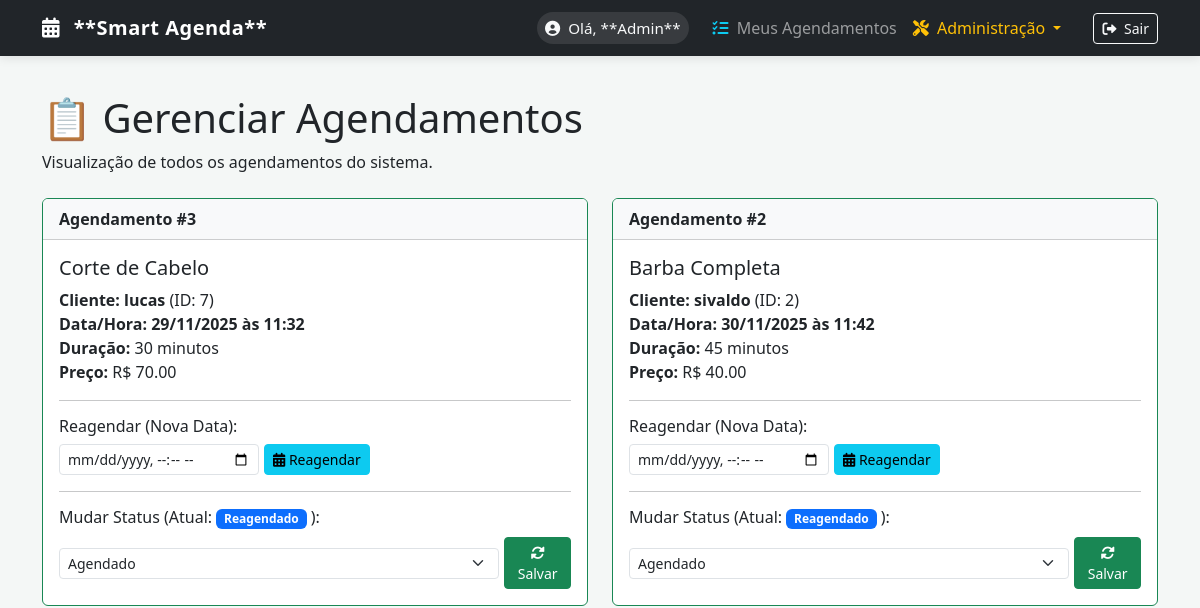
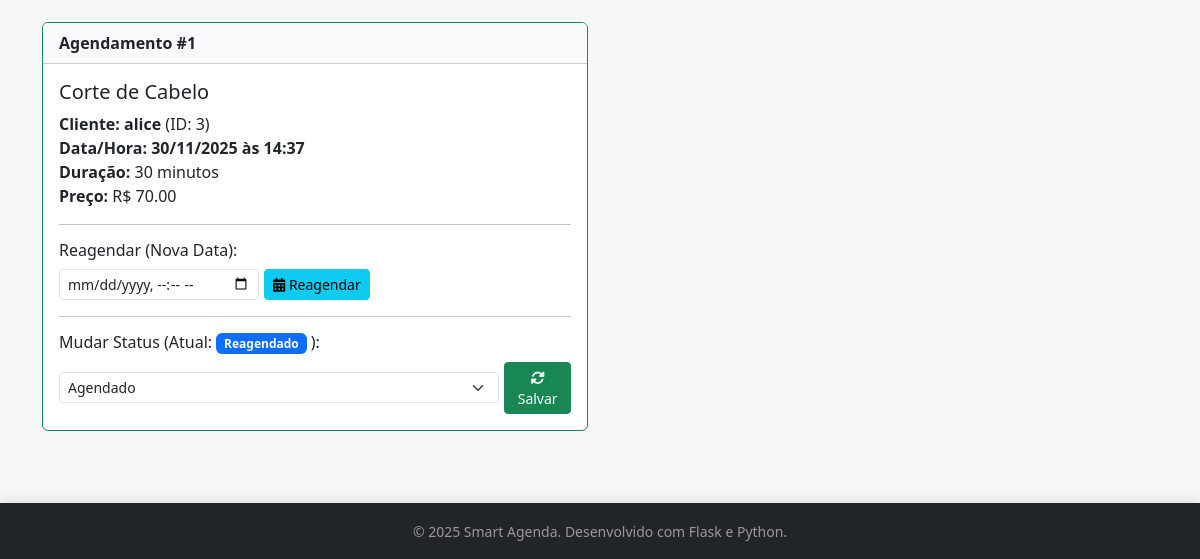
The page /services/manage_appointments (signed in) on the database as committed earlier (2 pictures, top to bottom).
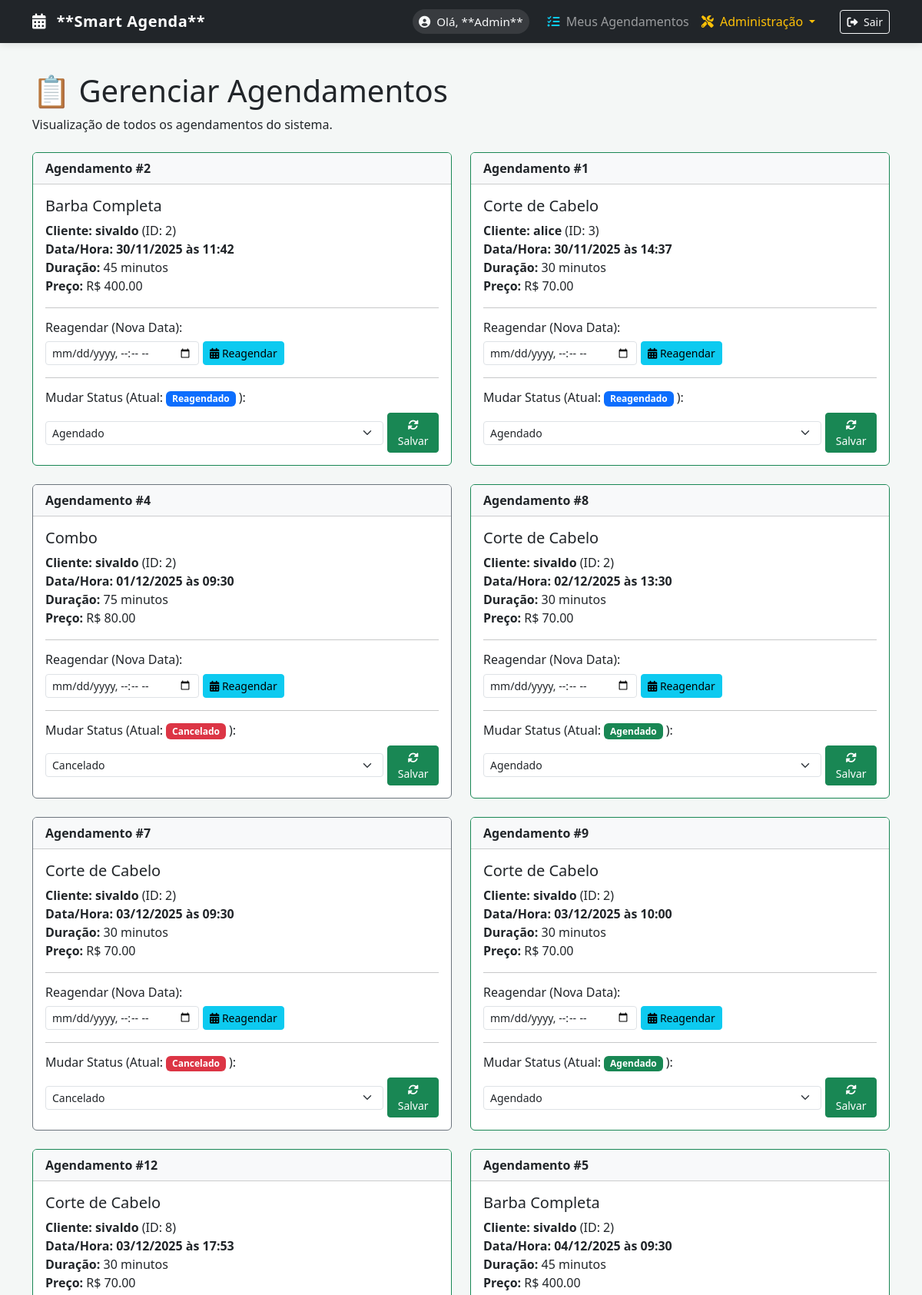
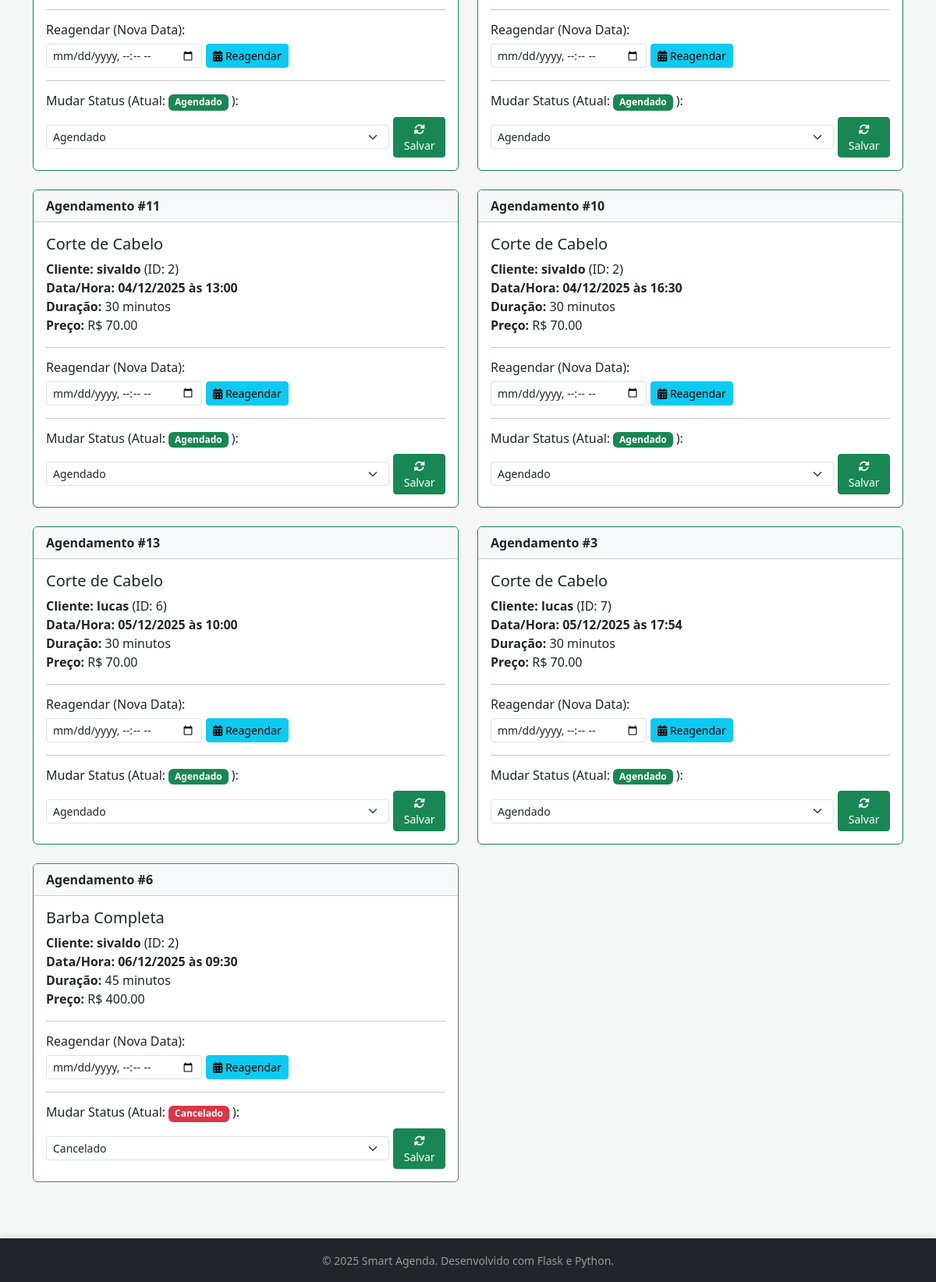
The same page on the database as committed later (2 pictures, top to bottom).
### app/models.py (models this page shows, shortened)
class User(UserMixin, db.Model):
    id = db.Column(db.Integer, primary_key=True)
    nome = db.Column(db.String(100), nullable=False)
    email = db.Column(db.String(120), unique=True, nullable=False)
    senha_hash = db.Column(db.String(256), nullable=False)
    is_admin = db.Column(db.Boolean, default=False)

class Appointment(db.Model):
    id = db.Column(db.Integer, primary_key=True)
    data_horario = db.Column(db.DateTime, index=True, nullable=False)
    status = db.Column(db.String(50), default='Agendado')
    user_id = db.Column(db.Integer, db.ForeignKey('user.id'), nullable=False)
    service_id = db.Column(db.Integer, db.ForeignKey('service.id'), nullable=False)
    user = db.relationship('User', backref='agendamentos', foreign_keys=[user_id])
    servico = db.relationship('Service', backref='agendamentos_do_servico', foreign_keys=[service_id])

class Service(db.Model):
    id = db.Column(db.Integer, primary_key=True)
    nome = db.Column(db.String(100), nullable=False)
    descricao = db.Column(db.String(255))
    preco = db.Column(db.Float, nullable=False)
    duracao_minutos = db.Column(db.Integer, nullable=False)

### app/services/routes.py (the view)
@bp.route('/manage_appointments')
@login_required
@admin_required
def manage_appointments():
    all_appointments = Appointment.query.order_by(Appointment.data_horario.asc()).all()
    return render_template('services/manage_appointments.html',
                           title='Gerenciar Agendamentos',
                           appointments=all_appointments,
                           now=datetime.now)

### app/templates/services/manage_appointments.html (shortened to what this page needs)
{% extends "base.html" %}
{% block content %}
<h1 class="mt-4">📋 Gerenciar Agendamentos</h1>
<p class="mb-4">Visualização de todos os agendamentos do sistema.</p>
{% if appointments %}
<div class="row">
    {% for appointment in appointments %}
    {% set current_status = appointment.status %}
    <div class="col-md-6 mb-4">
        <div class="card
            {% if current_status == 'Cancelado' %}border-secondary
            {% elif current_status == 'Concluído' %}border-primary
            {% elif appointment.data_horario < now() and current_status == 'Agendado' %}border-danger
            {% else %}border-success
            {% endif %}">
            <div class="card-header bg-light">
                <strong>Agendamento #{{ appointment.id }}</strong>
            </div>
            <div class="card-body">
                <h5 class="card-title">{{ appointment.servico.nome }}</h5>
                <p class="card-text">
                    <strong>Cliente:</strong> <strong>{{ appointment.user.nome }}</strong> (ID: {{ appointment.user.id }})<br>
                    <strong>Data/Hora:</strong> <strong>{{ appointment.data_horario.strftime('%d/%m/%Y às %H:%M') }}</strong><br>
                    <strong>Duração:</strong> {{ appointment.servico.duracao_minutos }} minutos<br>
                    <strong>Preço:</strong> R$ {{ "%.2f"|format(appointment.servico.preco) }}
                </p>
                <hr>
                <h6 class="mt-3">Reagendar (Nova Data):</h6>
                <form method="POST" action="{{ url_for('services.reschedule_appointment', appointment_id=appointment.id) }}"
                    style="display: flex; align-items: center; gap: 5px; margin-bottom: 15px;"
                    onsubmit="return confirm('Confirmar reagendamento de {{ appointment.servico.nome }} para a nova data?');">
                    <input type="datetime-local"
                           name="new_datetime"
                           class="form-control form-control-sm"
                           required
                           style="max-width: 200px;">
                    <button type="submit" class="btn btn-sm btn-info" title="Reagendar">
                        <i class="fas fa-calendar-alt"></i> Reagendar
                    </button>
                </form>
                <hr>
                <h6 class="mt-3">Mudar Status (Atual:
                    <span class="badge
                        {% if current_status == 'Cancelado' %}bg-danger
                        {% elif current_status == 'Concluído' or current_status == 'Reagendado' %}bg-primary
                        {% else %}bg-success{% endif %}">
                        {{ current_status }}
                    </span>
                    ):
                </h6>
                <form method="POST" action="{{ url_for('services.update_appointment_status', appointment_id=appointment.id) }}"
                    style="display: flex; align-items: center; gap: 5px;">
                    <select name="status" class="form-select form-select-sm" style="min-width: 130px;">
                        <option value="Agendado" {% if current_status == 'Agendado' %}selected{% endif %}>Agendado</option>
                        <option value="Cancelado" {% if current_status == 'Cancelado' %}selected{% endif %}>Cancelado</option>
                        </select>
                    <button type="submit" class="btn btn-sm btn-success" title="Salvar Status">
                        <i class="fas fa-sync-alt"></i> Salvar
                    </button>
                </form>
            </div>
        </div>
    </div>
    {% endfor %}
</div>
{% else %}
<div class="alert alert-info">
    Ainda não há agendamentos registrados no sistema.
</div>
{% endif %}
{% endblock %}

### app/templates/base.html (shortened to what this page needs)
<!DOCTYPE html>
<html lang="pt-br">
<head>
    <link href="https://cdn.jsdelivr.net/npm/bootstrap@5.3.3/dist/css/bootstrap.min.css" rel="stylesheet">
    <link rel="stylesheet" href="https://cdnjs.cloudflare.com/ajax/libs/font-awesome/6.0.0-beta3/css/all.min.css">
</head>
<body>
    <nav class="navbar navbar-expand-lg navbar-dark bg-dark fixed-top navbar-shadow">
        <div class="container">
            <a class="navbar-brand" href="{{ url_for('index') }}">
                <i class="fas fa-calendar-alt me-2"></i> **Smart Agenda**
            </a>
            <div class="collapse navbar-collapse" id="navbarNav">
                <ul class="navbar-nav ms-auto align-items-lg-center">
                    {% if current_user.is_authenticated %}
                        <li class="nav-item me-3">
                            <span class="nav-link user-welcome">
                                <i class="fas fa-user-circle me-1"></i> Olá, **{{ current_user.nome }}**
                            </span>
                        </li>
                        <li class="nav-item">
                            <a class="nav-link" href="{{ url_for('services.my_appointments') }}">
                                <i class="fas fa-list-check me-1 text-info"></i> Meus Agendamentos
                            </a>
                        </li>
                        {% if current_user.is_admin %}
                        <li class="nav-item dropdown me-2">
                            <a class="nav-link dropdown-toggle text-warning" href="#" id="adminDropdown" role="button" data-bs-toggle="dropdown" aria-expanded="false">
                                <i class="fas fa-screwdriver-wrench me-1"></i> Administração
                            </a>
                        </li>
                        {% endif %}
                        <li class="nav-item">
                            <a class="btn btn-outline-light btn-sm ms-lg-3" href="{{ url_for('auth.logout') }}">
                                <i class="fas fa-sign-out-alt me-1"></i> Sair
                            </a>
                        </li>
                    {% endif %}
                </ul>
            </div>
            </div>
    </nav>
    <main class="container">
        {% block content %}{% endblock %}
    </main>
    <footer class="footer-fixed py-3 mt-5">
        <div class="container text-center">
            <small>&copy; 2025 Smart Agenda. Desenvolvido com Flask e Python.</small>
        </div>
    </footer>
</body>
</html>

### app/templates/base.html (style rules this page uses)
:root { --primary-color: #007bff; --dark-bg: #212529; --text-light: #f8f9fa; }
body { background-color: #f4f7f6; padding-top: 70px; }
.navbar-dark .navbar-brand { font-weight: 700; letter-spacing: 0.5px; }
.navbar-shadow { box-shadow: 0 2px 10px rgba(0, 0, 0, 0.1); }
.user-welcome { background-color: rgba(255, 255, 255, 0.1); color: var(--text-light) !important; padding: 5px 12px; border-radius: 50px; font-size: 0.95rem; font-weight: 500; }
.footer-fixed { background-color: var(--dark-bg); color: #999; box-shadow: 0 -2px 10px rgba(0, 0, 0, 0.1); }

Rows that differ between the two databases and show on the page:
changed Service (number 1 of 3 on the later page): servico.preco "40.00" → "400.00"
added Appointment: id "4", servico.nome "Combo", user.nome "sivaldo", user.id "2", data_horario "01/12/2025 às 09:30", servico.duracao_minutos "75", status "Cancelado"
now on this page (row unchanged): Service: servico.preco "80.00"
added Appointment: id "8", servico.nome "Corte de Cabelo", user.nome "sivaldo", user.id "2", data_horario "02/12/2025 às 13:30", servico.duracao_minutos "30", {{ "%.2f"|format(appointment.servico.preco) }} "70.00", status "Agendado"
added Appointment: id "7", servico.nome "Corte de Cabelo", user.nome "sivaldo", user.id "2", data_horario "03/12/2025 às 09:30", servico.duracao_minutos "30", {{ "%.2f"|format(appointment.servico.preco) }} "70.00", status "Cancelado"
added Appointment: id "9", servico.nome "Corte de Cabelo", user.nome "sivaldo", user.id "2", data_horario "03/12/2025 às 10:00", servico.duracao_minutos "30", {{ "%.2f"|format(appointment.servico.preco) }} "70.00", status "Agendado"
added Appointment: id "12", servico.nome "Corte de Cabelo", user.nome "sivaldo", user.id "8", data_horario "03/12/2025 às 17:53", servico.duracao_minutos "30", {{ "%.2f"|format(appointment.servico.preco) }} "70.00", status "Agendado"
added Appointment: id "5", servico.nome "Barba Completa", user.nome "sivaldo", user.id "2", data_horario "04/12/2025 às 09:30", servico.duracao_minutos "45", {{ "%.2f"|format(appointment.servico.preco) }} "400.00", status "Agendado"
added Appointment: id "11", servico.nome "Corte de Cabelo", user.nome "sivaldo", user.id "2", data_horario "04/12/2025 às 13:00", servico.duracao_minutos "30", {{ "%.2f"|format(appointment.servico.preco) }} "70.00", status "Agendado"
added Appointment: id "10", servico.nome "Corte de Cabelo", user.nome "sivaldo", user.id "2", data_horario "04/12/2025 às 16:30", servico.duracao_minutos "30", {{ "%.2f"|format(appointment.servico.preco) }} "70.00", status "Agendado"
added Appointment: id "13", servico.nome "Corte de Cabelo", user.nome "lucas", user.id "6", data_horario "05/12/2025 às 10:00", servico.duracao_minutos "30", {{ "%.2f"|format(appointment.servico.preco) }} "70.00", status "Agendado"
changed Appointment id 3: data_horario "29/11/2025 às 11:32" → "05/12/2025 às 17:54"; status "Reagendado" → "Agendado"; moves down the list
added Appointment: id "6", servico.nome "Barba Completa", user.nome "sivaldo", user.id "2", data_horario "06/12/2025 às 09:30", servico.duracao_minutos "45", {{ "%.2f"|format(appointment.servico.preco) }} "400.00", status "Cancelado"
